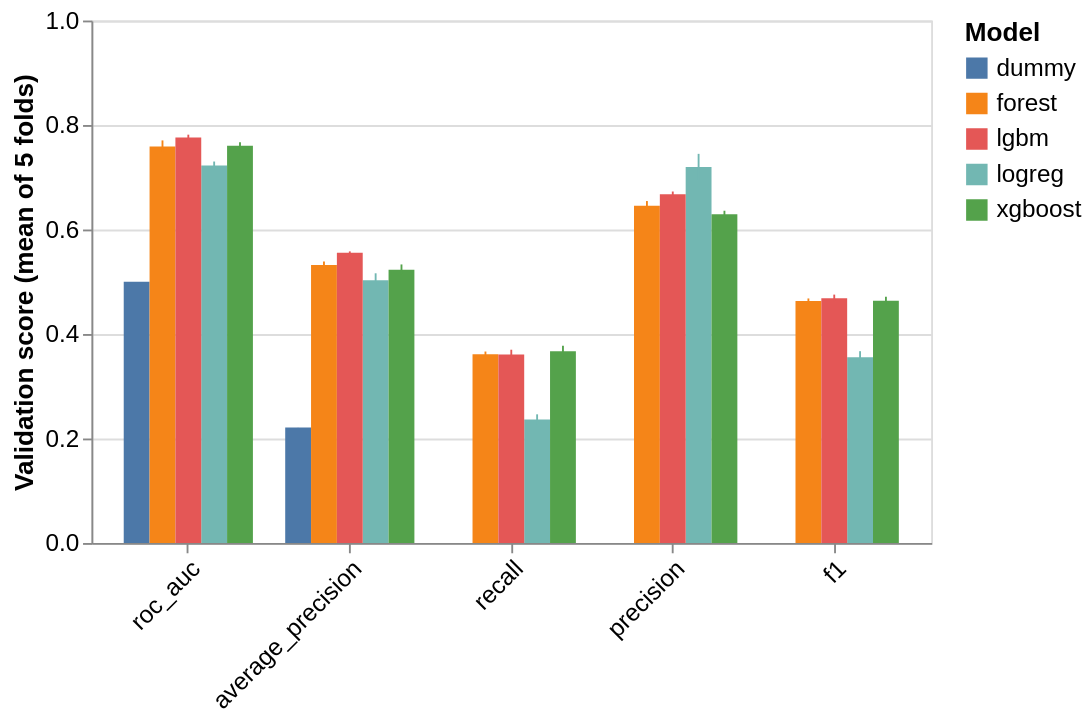

The cell this chart's notebook holds for it:
### Markdown cell above
### 5.3 Chart

Grouped bars: metrics on the x-axis, one colour per model. Hover a bar for its
numbers; the black line is ±1 std across the 5 folds.

### Code cell
import altair as alt

# Long format: one row per (model, metric)
df = pd.concat(results, names=["model", "metric"]).reset_index()
df["low"], df["high"] = df["val_mean"] - df["val_std"], df["val_mean"] + df["val_std"]

base = alt.Chart(df).encode(
    x=alt.X("metric:N", sort=scoring, title=None, axis=alt.Axis(labelAngle=-45)),
    xOffset="model:N",  # places models side by side within each metric
    color=alt.Color("model:N", title="Model"),
)
bars = base.mark_bar().encode(
    y=alt.Y(
        "val_mean:Q", scale=alt.Scale(domain=[0, 1]), title="Validation score (mean of 5 folds)"
    ),
    tooltip=[
        "model:N",
        "metric:N",  # hover shows these
        alt.Tooltip("val_mean:Q", format=".3f"),
        alt.Tooltip("val_std:Q", format=".3f"),
    ],
)
spread = base.mark_rule(color="black").encode(y="low:Q", y2="high:Q")  # ±1 std across folds

(bars + spread).properties(width=450, height=280).configure_axis(
    labelFontSize=13, titleFontSize=14
).configure_legend(labelFontSize=13, titleFontSize=14)

### Figure 1 — Vega-Lite specification as saved in the notebook (floating-point values rounded to 4 significant figures)
{"config": {"view": {"continuousWidth": 300, "continuousHeight": 300}, "axis": {"labelFontSize": 13, "titleFontSize": 14}, "legend": {"labelFontSize": 13, "titleFontSize": 14}}, "layer": [{"mark": {"type": "bar"}, "encoding": {"color": {"field": "model", "title": "Model", "type": "nominal"}, "tooltip": [{"field": "model", "type": "nominal"}, {"field": "metric", "type": "nominal"}, {"field": "val_mean", "format": ".3f", "type": "quantitative"}, {"field": "val_std", "format": ".3f", "type": "quantitative"}], "x": {"axis": {"labelAngle": -45}, "field": "metric", "sort": ["roc_auc", "average_precision", "recall", "precision", "f1"], "title": null, "type": "nominal"}, "xOffset": {"field": "model", "type": "nominal"}, "y": {"field": "val_mean", "scale": {"domain": [0, 1]}, "title": "Validation score (mean of 5 folds)", "type": "quantitative"}}}, {"mark": {"type": "rule", "color": "black"}, "encoding": {"color": {"field": "model", "title": "Model", "type": "nominal"}, "x": {"axis": {"labelAngle": -45}, "field": "metric", "sort": ["roc_auc", "average_precision", "recall", "precision", "f1"], "title": null, "type": "nominal"}, "xOffset": {"field": "model", "type": "nominal"}, "y": {"field": "low", "type": "quantitative"}, "y2": {"field": "high"}}}], "data": {"name": "data-b7824a2666eb090c19a8e4c03cd8d52e"}, "height": 280, "width": 450, "$schema": "https://vega.github.io/schema/vega-lite/v6.4.1.json", "datasets": {"data-b7824a2666eb090c19a8e4c03cd8d52e": [{"model": "dummy", "metric": "roc_auc", "val_mean": 0.5, "val_std": 0.0, "train_mean": 0.5, "gap": 0.0, "low": 0.5, "high": 0.5}, {"model": "dummy", "metric": "average_precision", "val_mean": 0.2212, "val_std": 9.317e-05, "train_mean": 0.2212, "gap": 0.0, "low": 0.2211, "high": 0.2213}, {"model": "dummy", "metric": "recall", "val_mean": 0.0, "val_std": 0.0, "train_mean": 0.0, "gap": 0.0, "low": 0.0, "high": 0.0}, {"model": "dummy", "metric": "precision", "val_mean": 0.0, "val_std": 0.0, "train_mean": 0.0, "gap": 0.0, "low": 0.0, "high": 0.0}, {"model": "dummy", "metric": "f1", "val_mean": 0.0, "val_std": 0.0, "train_mean": 0.0, "gap": 0.0, "low": 0.0, "high": 0.0}, {"model": "logreg", "metric": "roc_auc", "val_mean": 0.7224, "val_std": 0.007718, "train_mean": 0.7254, "gap": 0.003024, "low": 0.7147, "high": 0.7301}, {"model": "logreg", "metric": "average_precision", "val_mean": 0.503, "val_std": 0.0132, "train_mean": 0.5051, "gap": 0.002016, "low": 0.4898, "high": 0.5162}, {"model": "logreg", "metric": "recall", "val_mean": 0.2364, "val_std": 0.009899, "train_mean": 0.2382, "gap": 0.00179, "low": 0.2265, "high": 0.2463}, {"model": "logreg", "metric": "precision", "val_mean": 0.7195, "val_std": 0.02531, "train_mean": 0.7202, "gap": 0.0006944, "low": 0.6942, "high": 0.7448}, {"model": "logreg", "metric": "f1", "val_mean": 0.3557, "val_std": 0.01143, "train_mean": 0.3579, "gap": 0.002241, "low": 0.3443, "high": 0.3671}, {"model": "forest", "metric": "roc_auc", "val_mean": 0.7588, "val_std": 0.01179, "train_mean": 1.0, "gap": 0.2412, "low": 0.747, "high": 0.7706}, {"model": "forest", "metric": "average_precision", "val_mean": 0.5322, "val_std": 0.006466, "train_mean": 1.0, "gap": 0.4678, "low": 0.5257, "high": 0.5387}, {"model": "forest", "metric": "recall", "val_mean": 0.3611, "val_std": 0.005398, "train_mean": 0.9986, "gap": 0.6376, "low": 0.3557, "high": 0.3665}, {"model": "forest", "metric": "precision", "val_mean": 0.6456, "val_std": 0.008947, "train_mean": 0.9993, "gap": 0.3537, "low": 0.6366, "high": 0.6545}, {"model": "forest", "metric": "f1", "val_mean": 0.4631, "val_std": 0.004975, "train_mean": 0.999, "gap": 0.5359, "low": 0.4581, "high": 0.4681}, {"model": "lgbm", "metric": "roc_auc", "val_mean": 0.7763, "val_std": 0.005235, "train_mean": 0.8932, "gap": 0.1169, "low": 0.7711, "high": 0.7815}, {"model": "lgbm", "metric": "average_precision", "val_mean": 0.5554, "val_std": 0.002722, "train_mean": 0.7379, "gap": 0.1825, "low": 0.5527, "high": 0.5581}, {"model": "lgbm", "metric": "recall", "val_mean": 0.3609, "val_std": 0.009048, "train_mean": 0.4368, "gap": 0.07586, "low": 0.3518, "high": 0.3699}, {"model": "lgbm", "metric": "precision", "val_mean": 0.6675, "val_std": 0.005277, "train_mean": 0.7888, "gap": 0.1213, "low": 0.6622, "high": 0.6727}, {"model": "lgbm", "metric": "f1", "val_mean": 0.4684, "val_std": 0.007009, "train_mean": 0.5622, "gap": 0.09376, "low": 0.4614, "high": 0.4754}, {"model": "xgboost", "metric": "roc_auc", "val_mean": 0.7603, "val_std": 0.006724, "train_mean": 0.9587, "gap": 0.1984, "low": 0.7536, "high": 0.767}, {"model": "xgboost", "metric": "average_precision", "val_mean": 0.5231, "val_std": 0.01004, "train_mean": 0.8892, "gap": 0.3661, "low": 0.5131, "high": 0.5332}, {"model": "xgboost", "metric": "recall", "val_mean": 0.3671, "val_std": 0.01037, "train_mean": 0.6124, "gap": 0.2453, "low": 0.3567, "high": 0.3775}, {"model": "xgboost", "metric": "precision", "val_mean": 0.6294, "val_std": 0.006516, "train_mean": 0.9118, "gap": 0.2823, "low": 0.6229, "high": 0.636}, {"model": "xgboost", "metric": "f1", "val_mean": 0.4636, "val_std": 0.007698, "train_mean": 0.7326, "gap": 0.269, "low": 0.4559, "high": 0.4713}]}}
